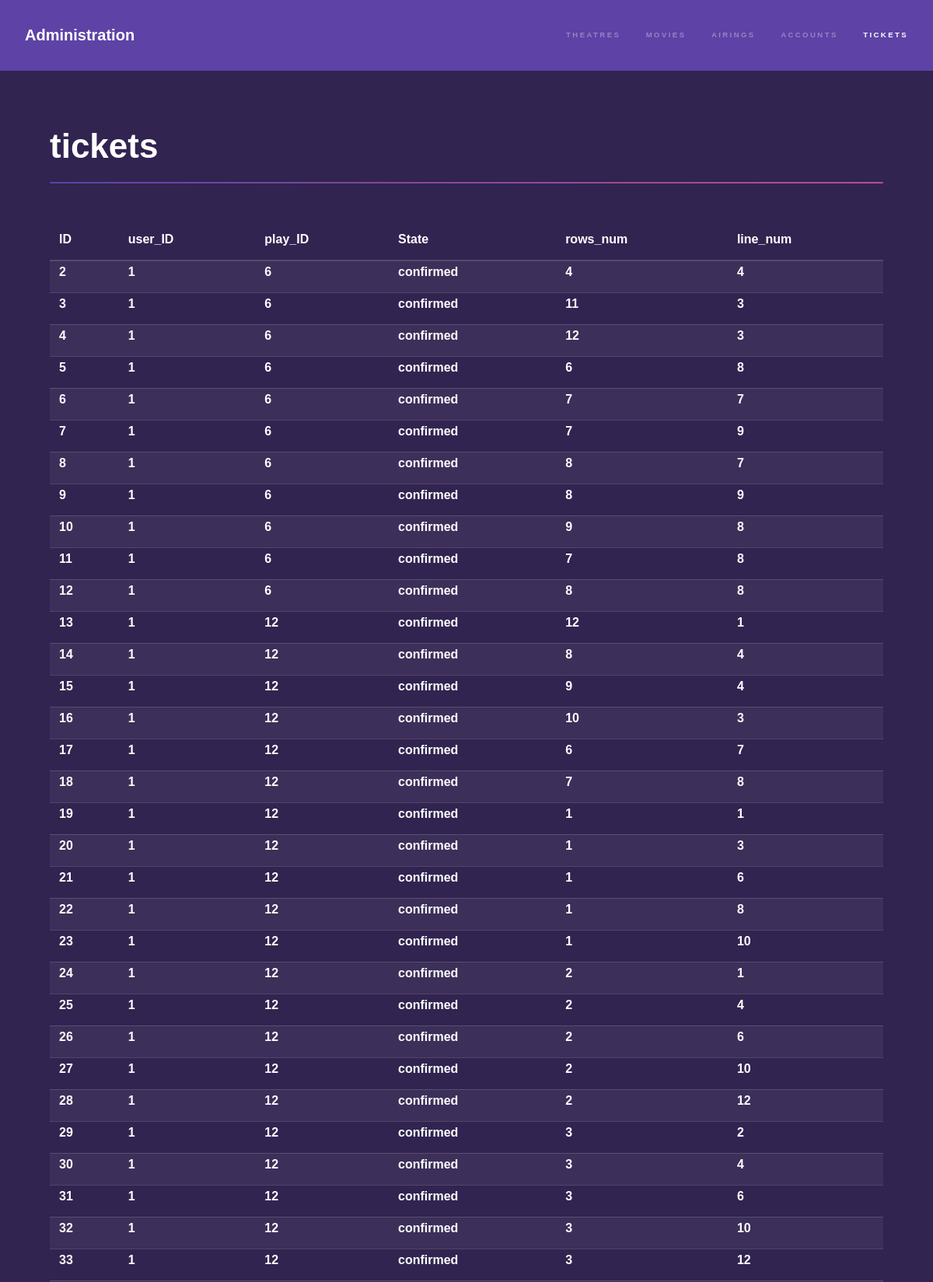
Screenshot of /PHP/adTickets.php (upper part) with the database file from the repository.
### tables this page shows
CREATE TABLE IF NOT EXISTS `ticket` (
  `ID` int(15) NOT NULL AUTO_INCREMENT,
  `user_ID` int(15) NOT NULL,
  `Play_ID` int(10) NOT NULL,
  `State` text NOT NULL,
  `rows_num` int(2) NOT NULL,
  `line_num` int(2) NOT NULL,
  PRIMARY KEY (`ID`),
  KEY `user_ID` (`user_ID`),
  KEY `Play_ID` (`Play_ID`)
);

### PHP/adTickets.php (the view, shortened to what this page needs)
<!DOCTYPE HTML>
<html>
<?php
include_once 'C:\wamp\www\includes\database.php';
?>
<head>
    <link rel="stylesheet" href="../assets/css/main.css" />
</head>
<body class="is-preload">
<header id="header">
    <a href="admin.php" class="title">Administration</a>
    <nav>
        <ul>
            <li><a href="Theatres.php">Theatres</a></li>
            <li><a href="adMovies.php">Movies</a></li>
            <li><a href="Airings.php">Airings</a></li>
            <li><a href="Accounts.php">Accounts</a></li>
            <li><a href="adTickets.php" class="active">Tickets</a></li>
        </ul>
    </nav>
</header>
<div id="wrapper">
    <section id="main" class="wrapper">
        <div class="inner">
            <h1 class="major">tickets</h1>
            <?php
            $sql = "SELECT * FROM ticket";
            $result = mysqli_query($conn, $sql);
            $rowCount = mysqli_num_rows($result);
            if ($rowCount > 0) {
                print "<table><thead><tr><th>ID</th><th>user_ID</th><th>play_ID</th><th>State</th><th>rows_num</th><th>line_num</th></tr></thead><tbody>";
                while ($row = mysqli_fetch_assoc($result)) {
                    print "<tr><th>{$row["ID"]}</th><th>{$row["user_ID"]}</th><th>{$row["Play_ID"]}</th><th>{$row["State"]}</th><th>{$row["rows_num"]}</th><th>{$row["line_num"]}</th></tr>";
                }
                print "</tbody></table>";
            }
            ?>
        </div>
    </section>
</div>
</body>
</html>

### assets/css/main.css (style rules this page uses)
html, body, div, span, applet, object, iframe, h1, h2, h3, h4, h5, h6, p, blockquote, pre, a, abbr, acronym, address, big, cite, code, del, dfn, em, img, ins, kbd, q, s, samp, small, strike, strong, sub, sup, tt, var, b, u, i, center, dl, dt, dd, ol, ul, li, fieldset, form, label, legend, table, caption, tbody, tfoot, thead, tr, th, td, article, aside, canvas, details, embed, figure, figcaption, footer, header, hgroup, menu, nav, output, ruby, section, summary, time, mark, audio, video { margin: 0; padding: 0; border: 0; font-size: 100%; font: inherit; vertical-align: baseline; }
article, aside, details, figcaption, figure, footer, header, hgroup, menu, nav, section { display: block; }
body { line-height: 1; }
ol, ul { list-style: none; }
table { border-collapse: collapse; border-spacing: 0; }
body { -webkit-text-size-adjust: none; }
body { -ms-overflow-style: scrollbar; }
html { box-sizing: border-box; }
*, *:before, *:after { box-sizing: inherit; }
body { background: #312450; }
body, input, select, textarea { color: rgba(255, 255, 255, 0.55); font-family: Arial, Helvetica, sans-serif; font-size: 16.5pt; font-weight: normal; line-height: 1.75; }
@media screen and (max-width: 1680px) { body, input, select, textarea { font-size: 13pt; } }
@media screen and (max-width: 1280px) { body, input, select, textarea { font-size: 12pt; } }
a { -moz-transition: color 0.2s ease, border-bottom-color 0.2s ease; -webkit-transition: color 0.2s ease, border-bottom-color 0.2s ease; -ms-transition: color 0.2s ease, border-bottom-color 0.2s ease; transition: color 0.2s ease, border-bottom-color 0.2s ease; border-bottom: dotted 1px rgba(255, 255, 255, 0.35); color: inherit; text-decoration: none; }
h1, h2, h3, h4, h5, h6 { color: #ffffff; font-weight: bold; line-height: 1.5; margin: 0 0 0.5em 0; }
h1 { font-size: 2.75em; }
h1.major { margin: 0 0 1.3em 0; position: relative; padding-bottom: 0.35em; }
h1.major:after { background-image: -moz-linear-gradient(to right, #5e42a6, #b74e91); background-image: -webkit-linear-gradient(to right, #5e42a6, #b74e91); background-image: -ms-linear-gradient(to right, #5e42a6, #b74e91); background-image: linear-gradient(to right, #5e42a6, #b74e91); -moz-transition: max-width 0.2s ease; -webkit-transition: max-width 0.2s ease; -ms-transition: max-width 0.2s ease; transition: max-width 0.2s ease; border-radius: 0.2em; bottom: 0; content: ''; height: 0.05em; position: absolute; right: 0; width: 100%; }
ul { list-style: disc; margin: 0 0 2em 0; padding-left: 1em; }
ul li { padding-left: 0.5em; }
table { margin: 0 0 2em 0; width: 100%; }
table tbody tr { border: solid 1px rgba(255, 255, 255, 0.15); border-left: 0; border-right: 0; }
table tbody tr:nth-child(2n + 1) { background-color: rgba(255, 255, 255, 0.05); }
table th { color: #ffffff; font-size: 1em; font-weight: bold; padding: 0 0.75em 0.75em 0.75em; text-align: left; }
table thead { border-bottom: solid 2px rgba(255, 255, 255, 0.15); }
.wrapper { position: relative; }
.wrapper > .inner { padding: 5em 5em 3em 5em ; max-width: 100%; width: 75em; }
@media screen and (max-width: 1680px) { .wrapper > .inner { padding: 4em 4em 2em 4em ; } }
@media screen and (max-width: 1280px) { .wrapper > .inner { width: 100%; } }
#header { display: -moz-flex; display: -webkit-flex; display: -ms-flex; display: flex; background-color: #5e42a6; cursor: default; padding: 1.75em 2em; }
#header > .title { border: 0; color: #ffffff; display: block; font-size: 1.25em; font-weight: bold; }
#header > nav { -moz-flex: 1; -webkit-flex: 1; -ms-flex: 1; flex: 1; text-align: right; }
#header > nav > ul { margin: 0; padding: 0; }
#header > nav > ul > li { display: inline-block; margin-left: 1.75em; padding: 0; vertical-align: middle; }
#header > nav > ul > li:first-child { margin-left: 0; }
#header > nav > ul > li a { border: 0; color: rgba(255, 255, 255, 0.35); display: inline-block; font-size: 0.6em; font-weight: bold; letter-spacing: 0.25em; text-transform: uppercase; }
#header > nav > ul > li a.active { color: #ffffff; }
#header + #wrapper > .wrapper > .inner { margin: 0 auto; }

### rows the page displays
ticket: ID "2", user_ID "1", Play_ID "6", State "confirmed", rows_num "4", line_num "4"
ticket: ID "3", user_ID "1", Play_ID "6", State "confirmed", rows_num "11", line_num "3"
ticket: ID "4", user_ID "1", Play_ID "6", State "confirmed", rows_num "12", line_num "3"
ticket: ID "5", user_ID "1", Play_ID "6", State "confirmed", rows_num "6", line_num "8"
ticket: ID "6", user_ID "1", Play_ID "6", State "confirmed", rows_num "7", line_num "7"
ticket: ID "7", user_ID "1", Play_ID "6", State "confirmed", rows_num "7", line_num "9"
ticket: ID "8", user_ID "1", Play_ID "6", State "confirmed", rows_num "8", line_num "7"
ticket: ID "9", user_ID "1", Play_ID "6", State "confirmed", rows_num "8", line_num "9"
ticket: ID "10", user_ID "1", Play_ID "6", State "confirmed", rows_num "9", line_num "8"
ticket: ID "11", user_ID "1", Play_ID "6", State "confirmed", rows_num "7", line_num "8"
ticket: ID "12", user_ID "1", Play_ID "6", State "confirmed", rows_num "8", line_num "8"
ticket: ID "13", user_ID "1", Play_ID "12", State "confirmed", rows_num "12", line_num "1"
ticket: ID "14", user_ID "1", Play_ID "12", State "confirmed", rows_num "8", line_num "4"
ticket: ID "15", user_ID "1", Play_ID "12", State "confirmed", rows_num "9", line_num "4"
ticket: ID "16", user_ID "1", Play_ID "12", State "confirmed", rows_num "10", line_num "3"
ticket: ID "17", user_ID "1", Play_ID "12", State "confirmed", rows_num "6", line_num "7"
ticket: ID "18", user_ID "1", Play_ID "12", State "confirmed", rows_num "7", line_num "8"
ticket: ID "19", user_ID "1", Play_ID "12", State "confirmed", rows_num "1", line_num "1"
ticket: ID "20", user_ID "1", Play_ID "12", State "confirmed", rows_num "1", line_num "3"
ticket: ID "21", user_ID "1", Play_ID "12", State "confirmed", rows_num "1", line_num "6"
ticket: ID "22", user_ID "1", Play_ID "12", State "confirmed", rows_num "1", line_num "8"
ticket: ID "23", user_ID "1", Play_ID "12", State "confirmed", rows_num "1", line_num "10"
ticket: ID "24", user_ID "1", Play_ID "12", State "confirmed", rows_num "2", line_num "1"
ticket: ID "25", user_ID "1", Play_ID "12", State "confirmed", rows_num "2", line_num "4"
ticket: ID "26", user_ID "1", Play_ID "12", State "confirmed", rows_num "2", line_num "6"
ticket: ID "27", user_ID "1", Play_ID "12", State "confirmed", rows_num "2", line_num "10"
ticket: ID "28", user_ID "1", Play_ID "12", State "confirmed", rows_num "2", line_num "12"
ticket: ID "29", user_ID "1", Play_ID "12", State "confirmed", rows_num "3", line_num "2"
ticket: ID "30", user_ID "1", Play_ID "12", State "confirmed", rows_num "3", line_num "4"
ticket: ID "31", user_ID "1", Play_ID "12", State "confirmed", rows_num "3", line_num "6"
ticket: ID "32", user_ID "1", Play_ID "12", State "confirmed", rows_num "3", line_num "10"
ticket: ID "33", user_ID "1", Play_ID "12", State "confirmed", rows_num "3", line_num "12"
